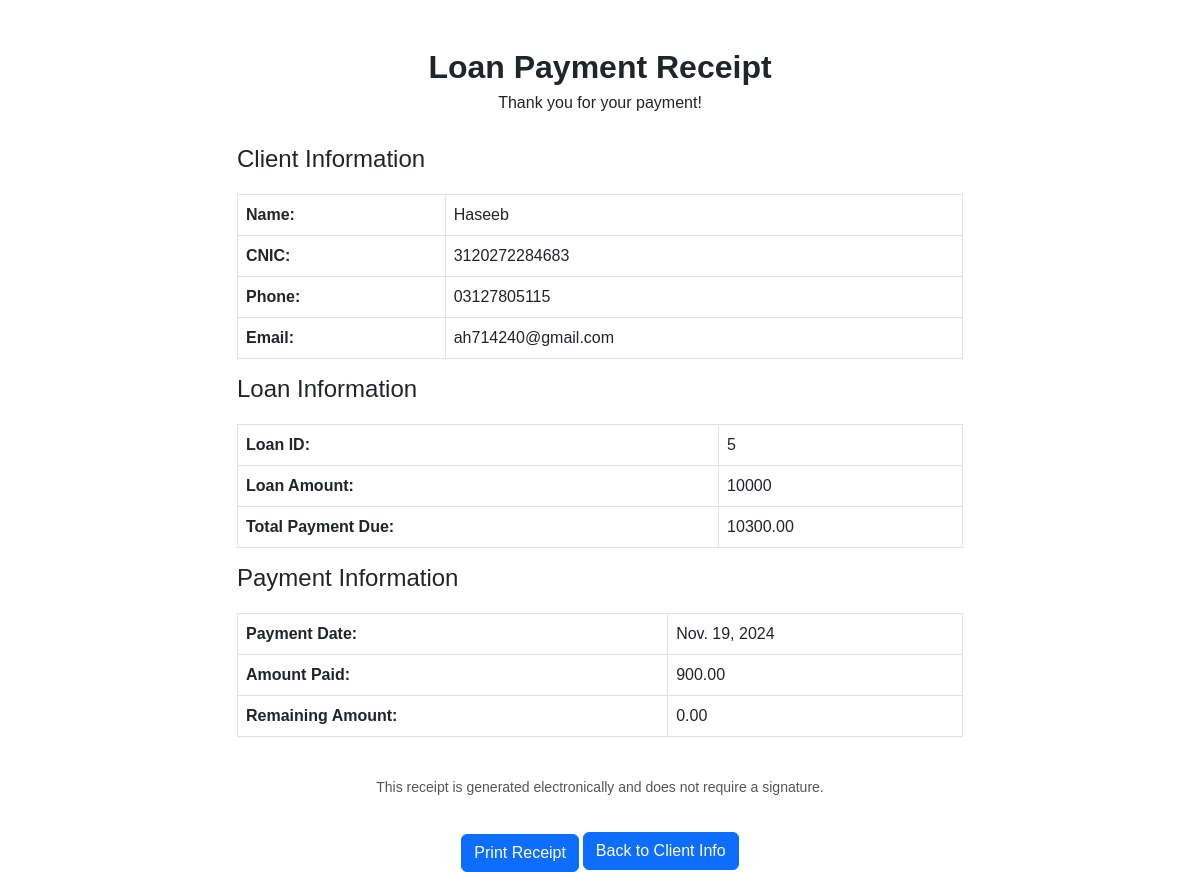
Page /payment_success/8 on the committed database.
### LMS_app/models.py (models this page shows, shortened)
class Payment(models.Model):
    client = models.ForeignKey(Client, on_delete=models.CASCADE)
    loan = models.ForeignKey(Loan, on_delete=models.CASCADE)
    paid_date = models.DateField(auto_now_add=True)
    amount_paid = models.DecimalField(max_digits=10, decimal_places=2)
    payment_date = models.DateField(auto_now_add=True)

class Client(models.Model):
    full_name = models.CharField(max_length=50)
    CNIC = models.CharField(max_length=13)
    address = models.CharField(max_length=50)
    phone = models.CharField(max_length=15)
    email = models.EmailField(max_length=254)
    date_joined = models.DateTimeField(auto_now_add=True)

class Loan(models.Model):
    client = models.ForeignKey(Client, on_delete=models.CASCADE)
    loan_amount = models.IntegerField()
    interest_rate = models.DecimalField(max_digits=5, decimal_places=2)
    start_date = models.DateField(auto_now_add=True)
    Loan_Duration = models.IntegerField(default=12, help_text='In months')
    LOAN_STATUS_CHOICES = [
        ('Pending', 'Pending'),
        ('Availed', 'Availed'),
        ('Declined', 'Declined'),
        ('Closed', 'Closed'),
        ('NotApplied', 'Not Applied')
    ]
    loan_status = models.CharField(max_length=20, choices=LOAN_STATUS_CHOICES, default='NotApplied')
    @property
    def Total_Payment(self):
        return self.loan_amount + (self.loan_amount * (self.interest_rate / 100))
    @property
    def remaining_amount(self):
        total_paid = sum(payment.amount_paid for payment in self.payment_set.all())
        return Decimal(self.Total_Payment - total_paid)

### LMS_app/views.py (the view)
# urls.py: path('payment_success/<int:payment_id>',payment_success,name='payment_success'),
def payment_success(request,payment_id):
  payment=get_object_or_404(Payment,id=payment_id)
  return render(request,'payment_success.html',{'payment':payment})

### templates/payment_success.html (shortened to what this page needs)
<!DOCTYPE html>
<html lang="en">
<head>
    <link href="https://cdn.jsdelivr.net/npm/bootstrap@5.3.0/dist/css/bootstrap.min.css" rel="stylesheet">
</head>
<body>
    <div class="container mt-5 receipt-container">
        <div class="receipt-header">
            <h2>Loan Payment Receipt</h2>
            <p>Thank you for your payment!</p>
        </div>
        <div>
            <h4>Client Information</h4>
            <table class="table table-bordered">
                <tbody>
                    <tr>
                        <td><strong>Name:</strong></td>
                        <td>{{ payment.client.full_name }}</td>
                    </tr>
                    <tr>
                        <td><strong>CNIC:</strong></td>
                        <td>{{ payment.client.CNIC }}</td>
                    </tr>
                    <tr>
                        <td><strong>Phone:</strong></td>
                        <td>{{ payment.client.phone }}</td>
                    </tr>
                    <tr>
                        <td><strong>Email:</strong></td>
                        <td>{{ payment.client.email }}</td>
                    </tr>
                </tbody>
            </table>
        </div>
        <div>
            <h4>Loan Information</h4>
            <table class="table table-bordered">
                <tbody>
                    <tr>
                        <td><strong>Loan ID:</strong></td>
                        <td>{{ payment.loan.id }}</td>
                    </tr>
                    <tr>
                        <td><strong>Loan Amount:</strong></td>
                        <td>{{ payment.loan.loan_amount }}</td>
                    </tr>
                    <tr>
                        <td><strong>Total Payment Due:</strong></td>
                        <td>{{ payment.loan.Total_Payment }}</td>
                    </tr>
                </tbody>
            </table>
        </div>
        <div>
            <h4>Payment Information</h4>
            <table class="table table-bordered">
                <tbody>
                    <tr>
                        <td><strong>Payment Date:</strong></td>
                        <td>{{ payment.payment_date }}</td>
                    </tr>
                    <tr>
                        <td><strong>Amount Paid:</strong></td>
                        <td>{{ payment.amount_paid }}</td>
                    </tr>
                    <tr>
                        <td><strong>Remaining Amount:</strong></td>
                        <td>{{ payment.loan.remaining_amount }}</td>
                    </tr>
                </tbody>
            </table>
        </div>
        <div class="receipt-footer">
            <p>This receipt is generated electronically and does not require a signature.</p>
            <button class="btn btn-primary btn-print" onclick="window.print()">Print Receipt</button>
            <a href="{% url 'reverse_client_info' payment.client.CNIC  %}" class="btn btn-primary mt-3">Back to Client Info</a>
        </div>
    </div>
</body>
</html>

### templates/payment_success.html (style rules this page uses)
.receipt-container { max-width: 750px; margin: 0 auto; font-family: Arial, sans-serif; }
.receipt-header { text-align: center; margin-bottom: 30px; }
.receipt-header h2 { margin-bottom: 0; font-weight: bold; }
.receipt-header p { margin-top: 5px; font-size: 16px; }
.table td { padding: 8px; }
.table { margin-top: 20px; width: 100%; }
.table-bordered { border: 1px solid #dee2e6; }
.receipt-footer { margin-top: 40px; text-align: center; font-size: 14px; color: #555; }
.btn-print { margin-top: 20px; }

### rows in the picture
Payment: client.full_name "Haseeb", client.CNIC "3120272284683", client.phone "03127805115", client.email "ah714240@gmail.com", loan.id "5", loan.loan_amount "10000", loan.Total_Payment "10300.00", payment_date "Nov. 19, 2024", amount_paid "900.00", loan.remaining_amount "0.00"
